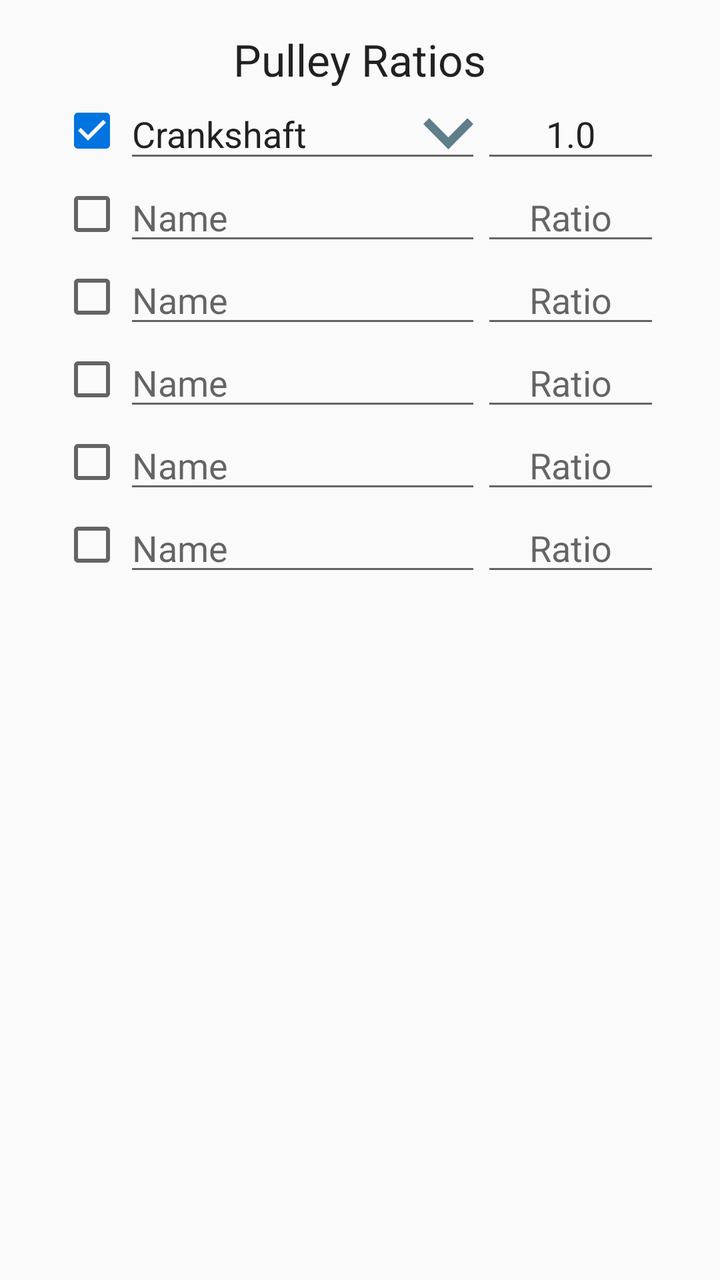
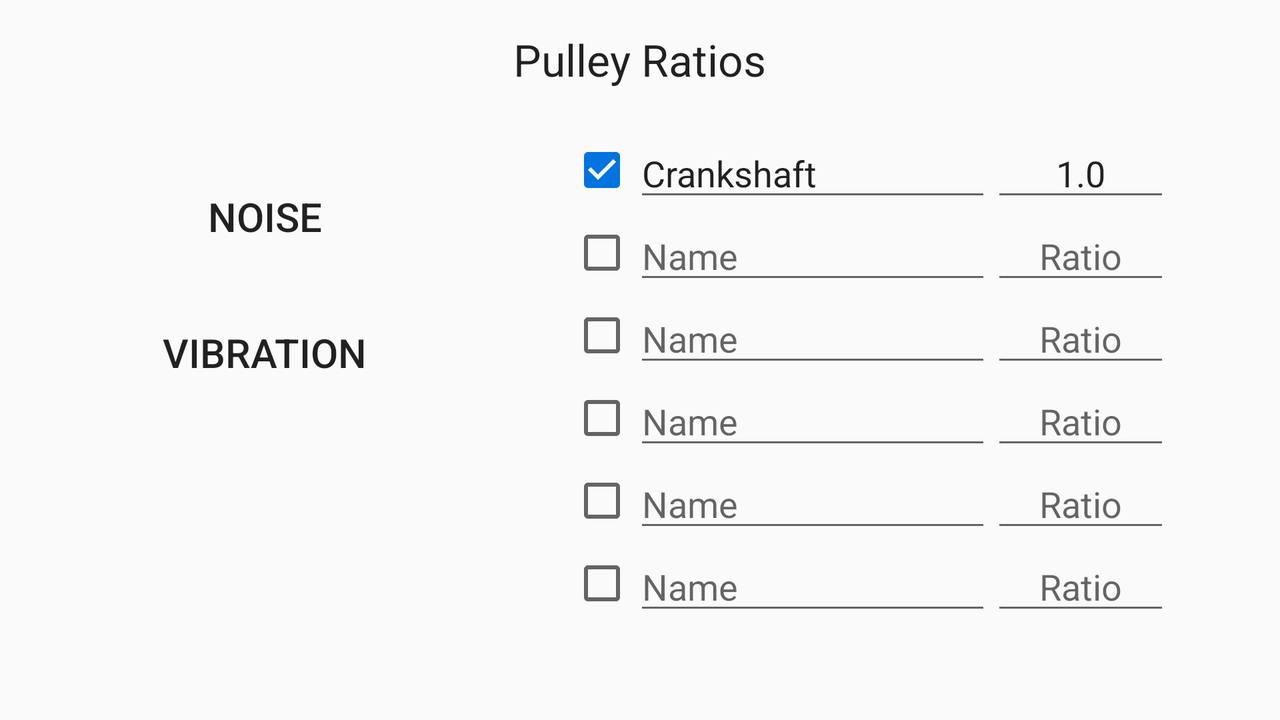

First picture: res/layout/ on a phone held upright. Second picture: the repository's own variant of that layout, on a device whose configuration matches the variant's folder. Source for both follows.
<!-- AndroidManifest.xml: application theme AppTheme -->
<!-- res/layout/tab_fragment_1.xml -->
<?xml version="1.0" encoding="utf-8"?>
<RelativeLayout xmlns:android="http://schemas.android.com/apk/res/android"
    xmlns:tools="http://schemas.android.com/tools"
    xmlns:app="http://schemas.android.com/apk/res-auto"
    android:layout_width="match_parent"
    android:layout_height="wrap_content"
    tools:context="MyApplication"
    android:orientation="vertical"
    android:descendantFocusability="beforeDescendants"
    android:focusableInTouchMode="true">

    <TextView
        android:layout_width="wrap_content"
        android:layout_height="wrap_content"
        android:textAppearance="?android:attr/textAppearanceLarge"
        android:text="@string/pulley_ratios"
        android:id="@+id/textView"
        android:layout_marginTop="15dp"
        android:layout_centerHorizontal="true" />

    <LinearLayout
        android:layout_width="300dp"
        android:layout_height="wrap_content"
        android:id="@+id/devices"
        android:orientation="vertical"
        android:layout_below="@+id/textView"
        android:layout_centerHorizontal="true">
        <LinearLayout
            android:layout_width="300dp"
            android:layout_height="wrap_content"
            android:id="@+id/device1"
            android:orientation="horizontal">
            <CheckBox
                android:id="@+id/check1"
                android:layout_width="wrap_content"
                android:layout_height="fill_parent"
                android:checked="true"/>
            <EditText
                android:id="@+id/name1"
                android:layout_width="0sp"
                android:layout_height="fill_parent"
                android:layout_weight="2"
                android:gravity="center_vertical"
                android:hint="@string/name"
                android:text="@string/crankshaft"
                android:drawableEnd="@drawable/arrow_down"
                android:drawableRight="@drawable/arrow_down"/>
            <EditText
                android:id="@+id/value1"
                android:layout_width="0sp"
                android:layout_height="fill_parent"
                android:layout_weight="1"
                android:gravity="center"
                android:inputType="numberDecimal"
                android:hint="@string/ratio"
                android:text="@string/_1_0"/>
        </LinearLayout>

        <LinearLayout
            android:layout_width="300dp"
            android:layout_height="wrap_content"
            android:id="@+id/device2"
            android:orientation="horizontal">
            <CheckBox
                android:id="@+id/check2"
                android:layout_width="wrap_content"
                android:layout_height="fill_parent" />
            <EditText
                android:id="@+id/name2"
                android:layout_width="0sp"
                android:layout_height="fill_parent"
                android:layout_weight="2"
                android:gravity="center_vertical"
                android:hint="@string/name" />
            <EditText
                android:id="@+id/value2"
                android:layout_width="0sp"
                android:layout_height="fill_parent"
                android:layout_weight="1"
                android:gravity="center"
                android:inputType="numberDecimal"
                android:hint="@string/ratio"/>
        </LinearLayout>

        <LinearLayout
            android:layout_width="300dp"
            android:layout_height="wrap_content"
            android:id="@+id/device3"
            android:orientation="horizontal">
            <CheckBox
                android:id="@+id/check3"
                android:layout_width="wrap_content"
                android:layout_height="fill_parent" />
            <EditText
                android:id="@+id/name3"
                android:layout_width="0sp"
                android:layout_height="fill_parent"
                android:layout_weight="2"
                android:gravity="center_vertical"
                android:hint="@string/name" />
            <EditText
                android:id="@+id/value3"
                android:layout_width="0sp"
                android:layout_height="fill_parent"
                android:layout_weight="1"
                android:gravity="center"
                android:inputType="numberDecimal"
                android:hint="@string/ratio"/>
        </LinearLayout>

        <LinearLayout
            android:layout_width="300dp"
            android:layout_height="wrap_content"
            android:id="@+id/device4"
            android:orientation="horizontal">
            <CheckBox
                android:id="@+id/check4"
                android:layout_width="wrap_content"
                android:layout_height="fill_parent" />
            <EditText
                android:id="@+id/name4"
                android:layout_width="0sp"
                android:layout_height="fill_parent"
                android:layout_weight="2"
                android:gravity="center_vertical"
                android:hint="@string/name" />
            <EditText
                android:id="@+id/value4"
                android:layout_width="0sp"
                android:layout_height="fill_parent"
                android:layout_weight="1"
                android:gravity="center"
                android:inputType="numberDecimal"
                android:hint="@string/ratio"/>
        </LinearLayout>

        <LinearLayout
            android:layout_width="300dp"
            android:layout_height="wrap_content"
            android:id="@+id/device5"
            android:orientation="horizontal">
            <CheckBox
                android:id="@+id/check5"
                android:layout_width="wrap_content"
                android:layout_height="fill_parent" />
            <EditText
                android:id="@+id/name5"
                android:layout_width="0sp"
                android:layout_height="fill_parent"
                android:layout_weight="2"
                android:gravity="center_vertical"
                android:hint="@string/name" />
            <EditText
                android:id="@+id/value5"
                android:layout_width="0sp"
                android:layout_height="fill_parent"
                android:layout_weight="1"
                android:gravity="center"
                android:inputType="numberDecimal"
                android:hint="@string/ratio"/>
        </LinearLayout>

        <LinearLayout
            android:layout_width="300dp"
            android:layout_height="wrap_content"
            android:id="@+id/device6"
            android:orientation="horizontal">
            <CheckBox
                android:id="@+id/check6"
                android:layout_width="wrap_content"
                android:layout_height="fill_parent" />
            <EditText
                android:id="@+id/name6"
                android:layout_width="0sp"
                android:layout_height="fill_parent"
                android:layout_weight="2"
                android:gravity="center_vertical"
                android:hint="@string/name" />
            <EditText
                android:id="@+id/value6"
                android:layout_width="0sp"
                android:layout_height="fill_parent"
                android:layout_weight="1"
                android:gravity="center"
                android:inputType="numberDecimal"
                android:hint="@string/ratio"/>
        </LinearLayout>
    </LinearLayout>

    

    

    

    

    

</RelativeLayout>
<!-- resources referenced by this layout -->
<resources>
  <!-- drawable arrow_down: png bitmap (drawable-hdpi, 908 bytes) -->
  <string name="_1_0">1.0</string>
  <string name="crankshaft">Crankshaft</string>
  <string name="name">Name</string>
  <string name="pulley_ratios">Pulley Ratios</string>
  <string name="ratio">Ratio</string>
  <style name="AppTheme" parent="Theme.AppCompat.Light.DarkActionBar">
          <item name="colorPrimary">#1C1C1C</item>
          <item name="colorPrimaryDark">#151515</item>
          <item name="colorAccent">#0174DF</item>
      </style>
</resources>
<!-- res/layout-land/tab_fragment_1.xml (the author's variant of the layout above) -->
<!-- drawn on the phone turned sideways -->
<?xml version="1.0" encoding="utf-8"?>
<ScrollView
    xmlns:android="http://schemas.android.com/apk/res/android"
    android:layout_width="match_parent"
    android:layout_height="match_parent"
    android:fillViewport="true">

    <RelativeLayout xmlns:android="http://schemas.android.com/apk/res/android"
        xmlns:tools="http://schemas.android.com/tools"
        android:layout_width="match_parent"
        android:layout_height="wrap_content"
        tools:context="MyApplication"
        android:descendantFocusability="beforeDescendants"
        android:focusableInTouchMode="true">

        <TextView
            android:layout_width="wrap_content"
            android:layout_height="wrap_content"
            android:textAppearance="?android:attr/textAppearanceLarge"
            android:text="@string/pulley_ratios"
            android:id="@+id/textView"
            android:layout_marginTop="15dp"
            android:layout_alignParentTop="true"
            android:layout_centerHorizontal="true" />

        <LinearLayout
            android:layout_width="300dp"
            android:layout_height="wrap_content"
            android:id="@+id/devices"
            android:orientation="vertical"
            android:layout_below="@+id/textView"
            android:layout_toRightOf="@id/toggleNoise"
            android:layout_marginLeft="40dp"
            android:layout_marginTop="20dp">
            <LinearLayout
                android:layout_width="300dp"
                android:layout_height="wrap_content"
                android:id="@+id/device1"
                android:orientation="horizontal">
                <CheckBox
                    android:id="@+id/check1"
                    android:layout_width="wrap_content"
                    android:layout_height="fill_parent"
                    android:checked="true"/>
                <EditText
                    android:id="@+id/name1"
                    android:layout_width="0sp"
                    android:layout_height="fill_parent"
                    android:layout_weight="2"
                    android:gravity="center_vertical"
                    android:hint="@string/name"
                    android:text="@string/crankshaft"/>
                <EditText
                    android:id="@+id/value1"
                    android:layout_width="0sp"
                    android:layout_height="fill_parent"
                    android:layout_weight="1"
                    android:gravity="center"
                    android:inputType="numberDecimal"
                    android:hint="@string/ratio"
                    android:text="@string/_1_0"/>
            </LinearLayout>

            <LinearLayout
                android:layout_width="300dp"
                android:layout_height="wrap_content"
                android:id="@+id/device2"
                android:orientation="horizontal">
                <CheckBox
                    android:id="@+id/check2"
                    android:layout_width="wrap_content"
                    android:layout_height="fill_parent" />
                <EditText
                    android:id="@+id/name2"
                    android:layout_width="0sp"
                    android:layout_height="fill_parent"
                    android:layout_weight="2"
                    android:gravity="center_vertical"
                    android:hint="@string/name" />
                <EditText
                    android:id="@+id/value2"
                    android:layout_width="0sp"
                    android:layout_height="fill_parent"
                    android:layout_weight="1"
                    android:gravity="center"
                    android:inputType="numberDecimal"
                    android:hint="@string/ratio"/>
            </LinearLayout>

            <LinearLayout
                android:layout_width="300dp"
                android:layout_height="wrap_content"
                android:id="@+id/device3"
                android:orientation="horizontal">
                <CheckBox
                    android:id="@+id/check3"
                    android:layout_width="wrap_content"
                    android:layout_height="fill_parent" />
                <EditText
                    android:id="@+id/name3"
                    android:layout_width="0sp"
                    android:layout_height="fill_parent"
                    android:layout_weight="2"
                    android:gravity="center_vertical"
                    android:hint="@string/name" />
                <EditText
                    android:id="@+id/value3"
                    android:layout_width="0sp"
                    android:layout_height="fill_parent"
                    android:layout_weight="1"
                    android:gravity="center"
                    android:inputType="numberDecimal"
                    android:hint="@string/ratio"/>
            </LinearLayout>

            <LinearLayout
                android:layout_width="300dp"
                android:layout_height="wrap_content"
                android:id="@+id/device4"
                android:orientation="horizontal">
                <CheckBox
                    android:id="@+id/check4"
                    android:layout_width="wrap_content"
                    android:layout_height="fill_parent" />
                <EditText
                    android:id="@+id/name4"
                    android:layout_width="0sp"
                    android:layout_height="fill_parent"
                    android:layout_weight="2"
                    android:gravity="center_vertical"
                    android:hint="@string/name" />
                <EditText
                    android:id="@+id/value4"
                    android:layout_width="0sp"
                    android:layout_height="fill_parent"
                    android:layout_weight="1"
                    android:gravity="center"
                    android:inputType="numberDecimal"
                    android:hint="@string/ratio"/>
            </LinearLayout>

            <LinearLayout
                android:layout_width="300dp"
                android:layout_height="wrap_content"
                android:id="@+id/device5"
                android:orientation="horizontal">
                <CheckBox
                    android:id="@+id/check5"
                    android:layout_width="wrap_content"
                    android:layout_height="fill_parent" />
                <EditText
                    android:id="@+id/name5"
                    android:layout_width="0sp"
                    android:layout_height="fill_parent"
                    android:layout_weight="2"
                    android:gravity="center_vertical"
                    android:hint="@string/name" />
                <EditText
                    android:id="@+id/value5"
                    android:layout_width="0sp"
                    android:layout_height="fill_parent"
                    android:layout_weight="1"
                    android:gravity="center"
                    android:inputType="numberDecimal"
                    android:hint="@string/ratio"/>
            </LinearLayout>

            <LinearLayout
                android:layout_width="300dp"
                android:layout_height="wrap_content"
                android:id="@+id/device6"
                android:orientation="horizontal">
                <CheckBox
                    android:id="@+id/check6"
                    android:layout_width="wrap_content"
                    android:layout_height="fill_parent" />
                <EditText
                    android:id="@+id/name6"
                    android:layout_width="0sp"
                    android:layout_height="fill_parent"
                    android:layout_weight="2"
                    android:gravity="center_vertical"
                    android:hint="@string/name" />
                <EditText
                    android:id="@+id/value6"
                    android:layout_width="0sp"
                    android:layout_height="fill_parent"
                    android:layout_weight="1"
                    android:gravity="center"
                    android:inputType="numberDecimal"
                    android:hint="@string/ratio"/>
            </LinearLayout>
        </LinearLayout>

        <ToggleButton
            android:layout_width="225dp"
            android:layout_height="wrap_content"
            android:textSize="20sp"
            android:textOff="@string/noise"
            android:textOn="@string/noise"
            android:disabledAlpha="1.2"
            android:id="@+id/toggleNoise"
            android:checked="true"
            android:background="@drawable/toggle_selector"
            android:layout_alignTop="@+id/devices"
            android:layout_alignLeft="@+id/toggleVibration"
            android:layout_alignStart="@+id/toggleVibration"
            android:layout_marginTop="20dp" />

        <ToggleButton
            android:layout_width="225dp"
            android:layout_height="wrap_content"
            android:textSize="20sp"
            android:textOff="@string/vibration"
            android:textOn="@string/vibration"
            android:disabledAlpha="1.2"
            android:checked="true"
            android:id="@+id/toggleVibration"
            android:background="@drawable/toggle_selector"
            android:layout_below="@+id/toggleNoise"
            android:layout_marginTop="20dp"
            android:layout_alignParentStart="false"
            android:layout_alignParentLeft="false"
            android:layout_marginLeft="20dp" />

        

        

        

    </RelativeLayout>

</ScrollView>
<!-- resources referenced by the variant -->
<!-- as the phone turned sideways resolves them -->
<resources>
  <string name="_1_0">1.0</string>
  <string name="crankshaft">Crankshaft</string>
  <string name="name">Name</string>
  <string name="noise">Noise</string>
  <string name="pulley_ratios">Pulley Ratios</string>
  <string name="ratio">Ratio</string>
  <string name="vibration">Vibration</string>
  <style name="AppTheme" parent="Theme.AppCompat.Light.DarkActionBar">
          <item name="colorPrimary">#1C1C1C</item>
          <item name="colorPrimaryDark">#151515</item>
          <item name="colorAccent">#0174DF</item>
      </style>
</resources>
